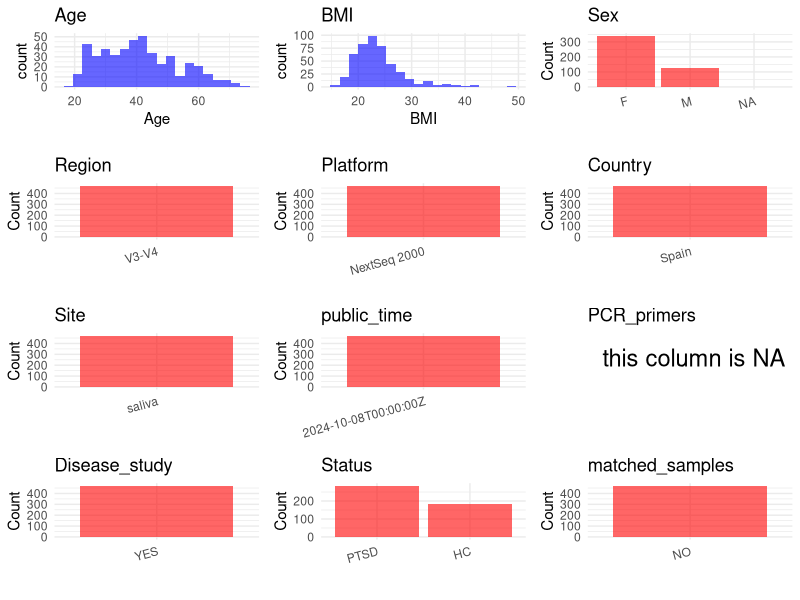

Recreate this plot in R. (Note: this script raises an error after producing the figure.)
## ---- chunk 1
# Load necessary libraries
library(dplyr)
library(ggplot2)
library(cowplot)

# Set working directory (update this path to your local directory)
setwd("D:/studylearning/董彪师兄项目/任务/修改20250922/PRJNA1162741")

# Read the initial metadata files
initial_meta<-read.csv("SraRunTable.csv",header = T)

# Display the first few rows of the metadata
head(initial_meta)
## ---- chunk 2
# Create a uniform metadata dataframe
metadata <- data.frame(
  BioProject = initial_meta$BioProject,
  Run = initial_meta$Run,
  sample_name = initial_meta$Sample.Name,
  Age = initial_meta$Host_Age,
  BMI = initial_meta$host_body_mass_index,
  Sex=  initial_meta$host_sex,
  Region = "V3-V4",
  Platform = initial_meta$Instrument,
  Country = initial_meta$geo_loc_name_country,
  Site = initial_meta$env_medium,
  public_time = initial_meta$ReleaseDate,
  stringsAsFactors = FALSE
)
## ---- chunk 3
# Add information obtained from the publication
metadata$PCR_primers <- NA_character_  # Update based on the publication
metadata$title <- "Probing the oral-brain connection: oral microbiome patterns in a large community cohort with anxiety、depression and trauma symptoms and periodontal outcomes"
metadata$Disease_study <- "YES"
metadata <- metadata %>%
  mutate(Sex = case_when(
    grepl("f", Sex) ~ "F",
    grepl("m", Sex) ~ "M"
  ))
metadata <- metadata %>%
  mutate(Status = case_when(
    grepl("PT", sample_name) ~ "PTSD",
    TRUE ~ "HC"
  ))

#extract subject id by remove prefix of sample_name
#metadata$sample_name <- gsub("T|CR|CS|C|N|S", "", metadata$sample_name)

# Check initial data distribution
cat("Initial sample distribution:\n")
table(metadata$sample_name)
table(metadata$Site)

# Calculate sampling frequency per subject
sample_counts <- table(metadata$sample_name)
cat("\nNumber of samples per subject:\n")
print(sample_counts)

# Create matched_samples column
metadata$matched_samples <- ifelse(metadata$sample_name %in% names(sample_counts[sample_counts >= 2]), "YES", "NO")

cat("\nMatched samples distribution:\n")
table(metadata$matched_samples)

# Identify samples for removal: single samples excluding saliva
single_samples <- names(sample_counts[sample_counts == 1])
samples_to_remove <- metadata$sample_name %in% single_samples & !(metadata$Site %in% c("saliva"))

cat("\nNumber of samples to be removed:", sum(samples_to_remove), "\n")

# Remove identified samples
metadata_clean <- metadata[!samples_to_remove, ]

cat("\nFinal sample distribution after cleaning:\n")
table(metadata_clean$sample_name)
table(metadata_clean$Site)
table(metadata_clean$matched_samples)

# Use cleaned dataset for subsequent analysis
metadata <- metadata_clean
## ---- chunk 4
# Check the number of unique runs and sample names
print(paste("Number of unique runs:", length(unique(metadata$Run))))
print(paste("Number of unique sample names:", length(unique(metadata$sample_name))))
## ---- chunk 5
# Select columns for visualization
plot_data <- metadata %>%
  select(-BioProject, -Run, -sample_name, -title)

# Function to create simple plots for each column
create_simple_plots <- function(data) {
  plots <- list()
  
  for (col in colnames(data)) {
    # Check if the column is all NA
    if (all(is.na(data[[col]]))) {
      # Create an empty plot with text indicating all NA
      p <- ggplot() +
        annotate("text", x = 0.5, y = 0.5, label = "this column is NA", size = 6) +
        labs(title = col) +
        theme_void()
    } else if (is.numeric(data[[col]])) {
      # Numeric variable: histogram
      p <- ggplot(data, aes(x = .data[[col]])) +
        geom_histogram(fill = "blue", alpha = 0.6, bins = 20, na.rm = TRUE) +
        labs(title = col) +
        theme_minimal()
    } else {
      # Categorical variable: bar plot (remove NA values)
      count_data <- as.data.frame(table(data[[col]], useNA = "ifany"))
      p <- ggplot(count_data, aes(x = reorder(Var1, -Freq), y = Freq)) +
        geom_col(fill = "red", alpha = 0.6) +
        labs(title = col, x = NULL, y = "Count") +
        theme_minimal() +
        theme(axis.text.x = element_text(angle = 15, hjust = 1))
    }
    plots[[col]] <- p
  }
  
  return(plots)
}

# Generate and arrange plots
plots <- create_simple_plots(plot_data)
p<-plot_grid(plots$Age, 
          plots$BMI, 
          plots$Sex, 
          plots$Region, 
          plots$Platform, 
          plots$Country, 
          plots$Site,
          plots$public_time, 
          plots$PCR_primers,
          plots$Disease_study,
          plots$Status,
          plots$matched_samples,# add 
          ncol = 3, align = "hv", axis = "lb")
ggsave("Metadata_Summary.png", plot = p, width = 8, height = 6, dpi = 150, bg = "white")
## ---- chunk 6
knitr::include_graphics("Metadata_Summary.png")
## ---- chunk 7
# Reorder columns to match the desired format
metadata <- metadata[, c(
  "BioProject", "Run", "sample_name", "Age", "BMI", "Sex", 
  "Region", "Platform", "Country", "Site", "public_time", 
  "PCR_primers", "title", "Disease_study", "Status","matched_samples"
)]

# Export the uniform metadata to a CSV file
write.csv(metadata, file = "metadata.csv", quote = FALSE)
head(metadata)
